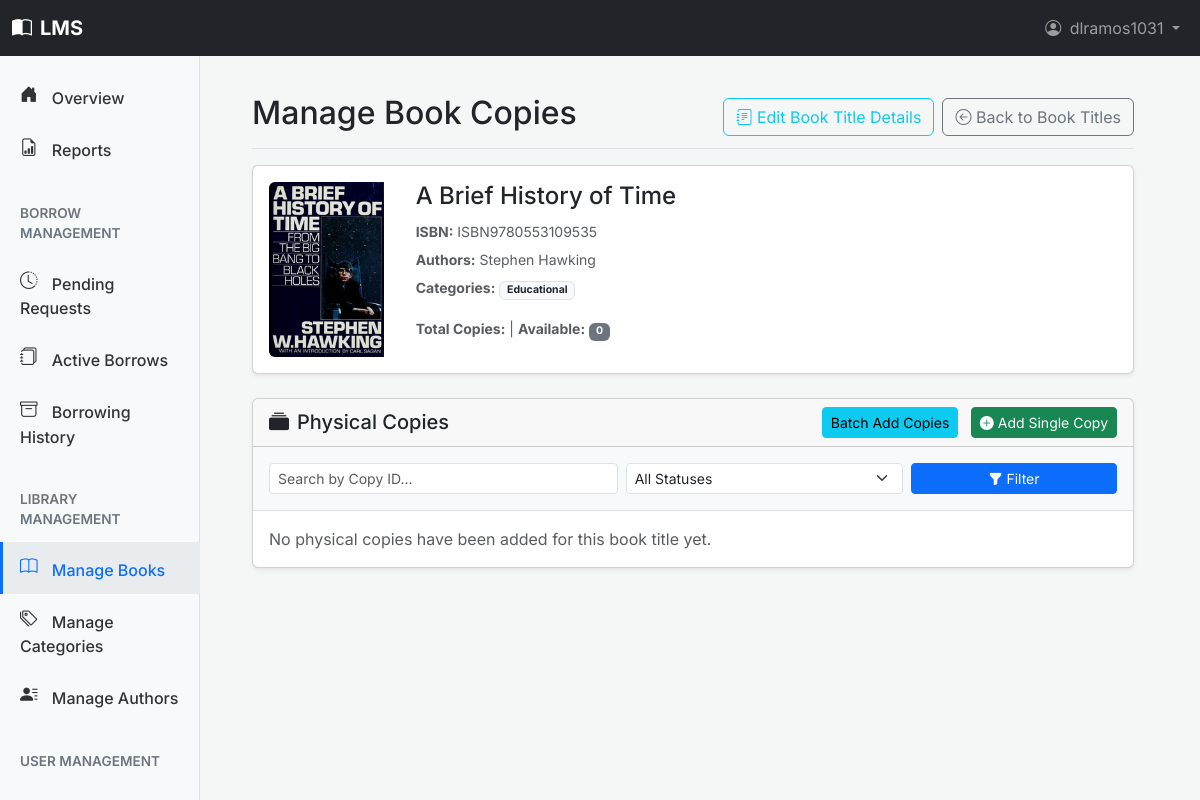
The app's page /dashboard/book-copies/ISBN9780553109535/ (signed in), older data.
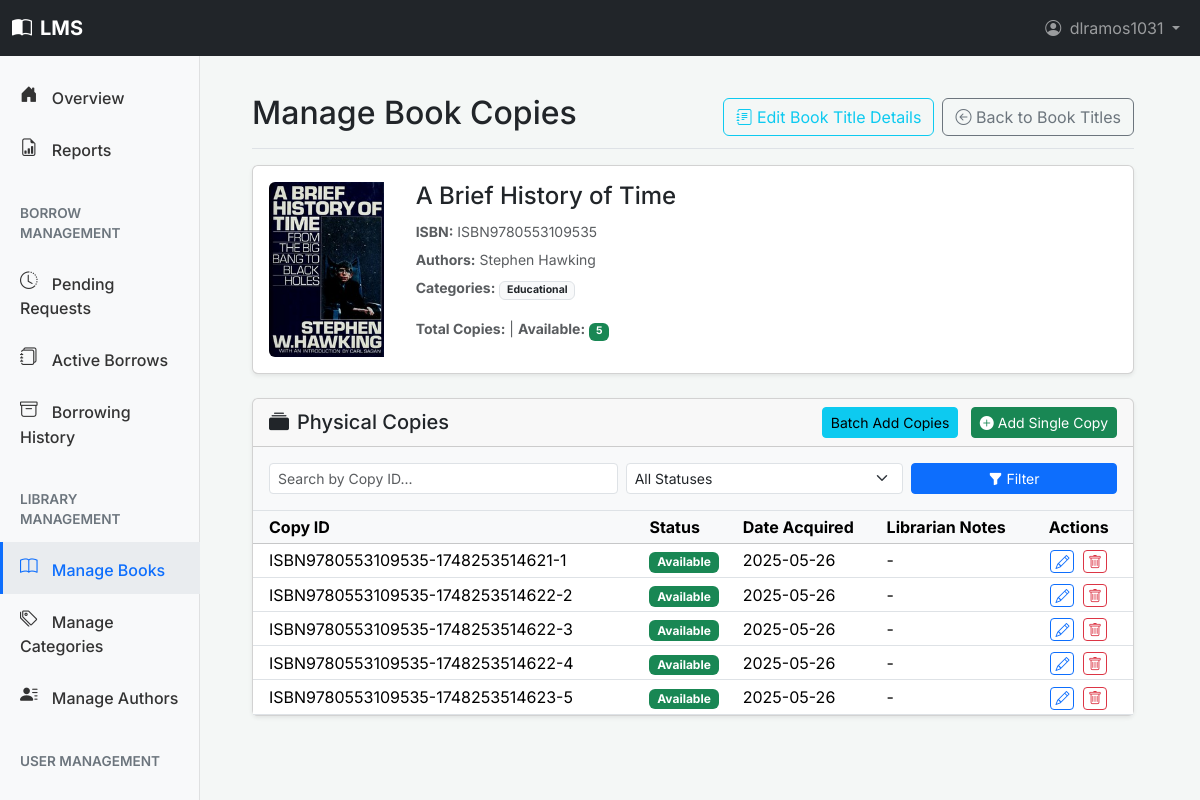
The same page, newer data.
### books/models.py (models this page shows, shortened)
class Author(models.Model):
    name = models.CharField(
        max_length=200,
        help_text=_("Enter the author's full name (e.g., J.R.R. Tolkien)")
    )
    biography = models.TextField(
        blank=True,
        null=True,
        help_text=_("A short biography of the author (optional)")
    )
    date_of_birth = models.DateField(
        _("Date of Birth"), # Changed to use verbose_name directly
        null=True,
        blank=True,
        help_text=_("Author's date of birth (optional)")
    )
    date_of_death = models.DateField(
        _("Date of Death"),
        null=True,
        blank=True,
        help_text=_("Author's date of death, if applicable (optional)")
    )
    nationality = models.CharField(
        _("Nationality"),
        max_length=100,
        blank=True,
        null=True,
        help_text=_("Author's nationality (e.g., British, American) (optional)")
    )
    alternate_names = models.CharField(
        _("Alternate Names"),
        max_length=500, # Increased length for potentially multiple names
        blank=True,
        null=True,
        help_text=_("Other names the author is known by, separated by commas (e.g., pen names, maiden names) (optional)")
    )
    author_website = models.URLField(
        _("Author Website"),
        blank=True,
        null=True,
        help_text=_("A link to the author's official website or a relevant resource page (optional)")
    )
    author_photo = models.ImageField(
        _("Author Photo"),
        upload_to='author_photos/',
        blank=True,
        null=True,
        help_text=_("A photo of the author (optional).")
    )
    class Meta:
        ordering = ['name']
        verbose_name = _('Author')
        verbose_name_plural = _('Authors')
    def get_life_span(self):
        if self.date_of_birth:
            birth_year = self.date_of_birth.year
            if self.date_of_death:
                death_year = self.date_of_death.year
                return f"{birth_year}–{death_year}"
            return f"Born {birth_year}"
        return "N/A"
    get_life_span.short_description = _('Life Span')

class Category(models.Model):
    name = models.CharField(
        max_length=100,
        unique=True,
        help_text=_("Enter a book category (e.g., Science Fiction, Programming, History)")
    )
    description = models.TextField(
        blank=True,
        null=True,
        help_text=_("A short description of the category (optional)")
    )
    class Meta:
        ordering = ['name']
        verbose_name = _('Category')
        verbose_name_plural = _('Categories')

class Book(models.Model):
    isbn = models.CharField(
        _('ISBN-13'),
        max_length=17,
        primary_key=True,
        unique=True,
        validators=[isbn_validator],
        help_text=_('13 Character ISBN number. Must be unique. (e.g., 978-0596009205)')
    )
    title = models.CharField(
        max_length=255,
        help_text=_("Enter the title of the book")
    )
    authors = models.ManyToManyField(
        Author,
        related_name='books',
        help_text=_("Select or add authors for this book")
    )
    publisher = models.CharField(
        max_length=200,
        blank=True,
        null=True,
        help_text=_("Publisher of the book (optional)")
    )
    publication_date = models.DateField(
        null=True,
        blank=True,
        help_text=_("Date the book was published (optional)")
    )
    edition = models.CharField(
        max_length=100,
        blank=True,
        null=True,
        help_text=_("e.g., 1st Edition, Revised Edition (optional)")
    )
    page_count = models.PositiveIntegerField(
        null=True,
        blank=True,
        help_text=_("Total number of pages (optional)")
    )
    description = models.TextField(
        blank=True,
        null=True,
        help_text=_("A brief description or summary of the book (optional)")
    )
    cover_image = models.ImageField(
        _("Cover Image"),
        upload_to='book_covers/',
        blank=True,
        null=True,
        help_text=_("Upload the book's cover image (optional).")
    )
    categories = models.ManyToManyField(
        Category,
        related_name='books',
        help_text=_("Select or add categories for this book")
    )
    date_added_to_system = models.DateTimeField(
        auto_now_add=True,
        help_text=_("Date this book record was added to the system")
    )
    last_updated = models.DateTimeField(
        auto_now=True,
        help_text=_("Date this book record was last updated")
    )
    total_borrows = models.PositiveIntegerField(
        default=0,
        help_text=_("How many times this book title has been borrowed overall")
    )
    def display_authors(self):
        """Helper method to display authors in the Django admin interface."""
        return ', '.join(author.name for author in self.authors.all()[:3])
    display_authors.short_description = _('Authors')
    def display_categories(self):
        """Helper method to display categories in the Django admin interface."""
        return ', '.join(category.name for category in self.categories.all()[:3])
    display_categories.short_description = _('Categories')
    @property
    def available_copies_count(self):
        return self.copies.filter(status='Available').count()
    class Meta:
        ordering = ['title', 'isbn']
        verbose_name = _('Book')
        verbose_name_plural = _('Books')

class BookCopy(models.Model):
    book = models.ForeignKey(
        Book,
        on_delete=models.CASCADE,
        related_name='copies',
        help_text=_("The book title this specific copy belongs to")
    )
    copy_id = models.CharField(
        max_length=100,
        unique=True,
        help_text=_("Unique library barcode or identifier for this specific physical copy")
    )
    STATUS_CHOICES = [
        ('Available', _('Available')),
        ('On Loan', _('On Loan')),
        ('Reserved', _('Reserved')),
        ('Lost', _('Lost')),
        ('Damaged', _('Damaged')),
        ('In Repair', _('In Repair')),
        ('Withdrawn', _('Withdrawn from Collection')),
    ]
    status = models.CharField(
        max_length=20,
        choices=STATUS_CHOICES,
        default='Available',
        help_text=_("Current status of this book copy")
    )
    date_acquired = models.DateField(
        null=True,
        blank=True,
        help_text=_("Date this specific copy was acquired by the library (optional)")
    )
    condition_notes = models.TextField(
        blank=True,
        null=True,
        help_text=_("Notes on the condition of this copy (e.g., slight tear on cover, missing page) (optional)")
    )
    class Meta:
        ordering = ['book__title', 'copy_id']
        verbose_name = _('Book Copy')
        verbose_name_plural = _('Book Copies')

### books/views.py (the view)
# urls.py: path('dashboard/book-copies/<slug:isbn>/', views.StaffBookCopiesManageView.as_view(), name='dashboard_bookcopy_list'),
class StaffBookCopiesManageView(StaffRequiredMixin, DetailView):
    model = Book
    template_name = 'books/dashboard/book_management/bookcopy_list.html'
    context_object_name = 'book'
    slug_field = 'isbn'
    slug_url_kwarg = 'isbn'
    paginate_copies_by = 10
    def get_context_data(self, **kwargs):
        context = super().get_context_data(**kwargs)
        book_instance = self.get_object()
        context['page_title'] = _(f"Manage Copies for: {book_instance.title}")
        copies_queryset = book_instance.copies.all().order_by('copy_id')
        search_copy_id = self.request.GET.get('search_copy_id', '').strip()
        status_filter = self.request.GET.get('status', '').strip()
        if search_copy_id:
            copies_queryset = copies_queryset.filter(copy_id__icontains=search_copy_id)
        if status_filter:
            copies_queryset = copies_queryset.filter(status=status_filter)
        paginator = Paginator(copies_queryset, self.paginate_copies_by)
        page_number = self.request.GET.get('page')
        try:
            paginated_copies = paginator.page(page_number)
        except PageNotAnInteger:
            paginated_copies = paginator.page(1)
        except EmptyPage:
            paginated_copies = paginator.page(paginator.num_pages)
        context['book_copies_page_obj'] = paginated_copies # Pass paginated object to template
        context['all_book_copies_count'] = copies_queryset.count() # Total count after filters
        context['current_search_copy_id'] = search_copy_id
        context['current_status_filter'] = status_filter
        context['status_choices'] = BookCopy.STATUS_CHOICES
        query_params = self.request.GET.copy()
        if 'page' in query_params:
            del query_params['page']
        context['other_query_params'] = query_params.urlencode()
        return context

### books/templates/books/dashboard/book_management/bookcopy_list.html (shortened to what the changed rows need)
{% extends "dashboard/base.html" %}
{% load static %}
{% load bootstrap5 %}
{% block dashboard_page_title_main %}
    Manage Book Copies</span>
{% endblock %}
{% block dashboard_content_main %}
<div class="card shadow-sm mb-4">
    <div class="row g-0">
        <div class="col-md-2 d-flex align-items-center justify-content-center p-3">
            {% if book.cover_image %}
            <img src="{{ book.cover_image.url }}" class="img-fluid rounded-start" alt="Cover for {{ book.title }}" style="max-height: 180px; object-fit: contain;">
            {% else %}
            <div class="bg-light d-flex align-items-center justify-content-center text-secondary" style="height: 180px; width:100%; border-radius: var(--bs-card-inner-border-radius) 0 0 var(--bs-card-inner-border-radius);">
                <i class="bi bi-book" style="font-size: 4rem;"></i>
            </div>
            {% endif %}
        </div>
        <div class="col-md-10">
            <div class="card-body">
                <h4 class="card-title">{{ book.title }}</h4>
                <p class="card-text mb-1"><small class="text-muted"><strong>ISBN:</strong> {{ book.isbn }}</small></p>
                <p class="card-text mb-1">
                    <small class="text-muted">
                        <strong>Authors:</strong>
                        {% for author in book.authors.all %}
                            {{ author.name }}{% if not forloop.last %}, {% endif %}
                        {% empty %}
                            N/A
                        {% endfor %}
                    </small>
                </p>
                <p class="card-text">
                    <small class="text-muted">
                        <strong>Categories:</strong>
                        {% for cat in book.categories.all|slice:":3" %}
                            <span class="badge bg-light text-dark me-1 border">{{ cat.name }}</span>
                        {% empty %}
                            N/A
                        {% endfor %}
                    </small>
                </p>
                <p class="card-text">
                    <small class="text-muted">
                        <strong>Total Copies:</strong> {{ book_copies.count }} |
                        <strong>Available:</strong> <span class="badge {% if book.available_copies_count > 0 %}bg-success{% else %}bg-secondary{% endif %}">{{ book.available_copies_count }}</span>
                    </small>
                </p>
            </div>
        </div>
    </div>
</div>
<div class="card shadow-sm">
    <div class="card-body p-0">
        {% if book_copies_page_obj.object_list %}
        <div class="table-responsive">
            <table class="table table-sm table-hover align-middle mb-0">
                <thead class="table-light">
                    <tr>
                        <th scope="col" class="ps-3">Copy ID</th>
                        <th scope="col">Status</th>
                        <th scope="col">Date Acquired</th>
                        <th scope="col">Librarian Notes</th>
                        <th scope="col" class="text-center pe-3">Actions</th>
                    </tr>
                </thead>
                <tbody>
                    {% for copy in book_copies_page_obj %}
                    <tr>
                        <td class="ps-3">{{ copy.copy_id }}</td>
                        <td><span class="badge bg-{% if copy.status == 'Available' %}success{% elif copy.status == 'On Loan'%}warning text-dark{% elif copy.status == 'Reserved'%}info text-dark{% elif copy.status == 'Damaged' or copy.status == 'Lost' %}danger{% else %}secondary{% endif %}">{{ copy.get_status_display }}</span></td>
                        <td>{{ copy.date_acquired|date:"Y-m-d"|default:"N/A" }}</td>
                        <td>{{ copy.condition_notes|truncatechars:40|default:"-" }}</td>
                        <td class="text-center pe-3">
                            <a href="{% url 'books:dashboard_bookcopy_edit' pk=copy.pk %}" class="btn btn-sm btn-outline-primary me-1 py-0 px-1" title="Edit Copy {{copy.copy_id}}">
                                <i class="bi bi-pencil"></i>
                            </a>
                            <a href="{% url 'books:dashboard_bookcopy_delete_confirm' pk=copy.pk %}" class="btn btn-sm btn-outline-danger py-0 px-1" title="Delete Copy {{copy.copy_id}}">
                                <i class="bi bi-trash"></i>
                            </a>
                        </td>
                    </tr>
                    {% endfor %}
                </tbody>
            </table>
        </div>
        {% else %}
        <div class="p-3">
            <p class="text-muted mb-0">
               {% if current_search_copy_id or current_status_filter %}
                   No copies found matching your current filter criteria for this book.
               {% else %}
                   No physical copies have been added for this book title yet.
               {% endif %}
            </p>
        </div>
        {% endif %}
    </div>
</div>
{% endblock dashboard_content_main %}

Row changes from the older to the newer data that the page shows:
computed for Book "A Brief History of Time": available_copies_count "0" → "5"
added BookCopy: copy_id "ISBN9780553109535-1748253514621-1", status "Available", date_acquired "2025-05-26", condition_notes "-"
added BookCopy: copy_id "ISBN9780553109535-1748253514622-2", status "Available", date_acquired "2025-05-26", condition_notes "-"
added BookCopy: copy_id "ISBN9780553109535-1748253514622-3", status "Available", date_acquired "2025-05-26", condition_notes "-"
added BookCopy: copy_id "ISBN9780553109535-1748253514622-4", status "Available", date_acquired "2025-05-26", condition_notes "-"
added BookCopy: copy_id "ISBN9780553109535-1748253514623-5", status "Available", date_acquired "2025-05-26", condition_notes "-"
Text that changed along with them:
text no longer shown: "No physical copies have been added for this book title yet."
text now shown: "Copy ID Status Date Acquired Librarian Notes Actions"
